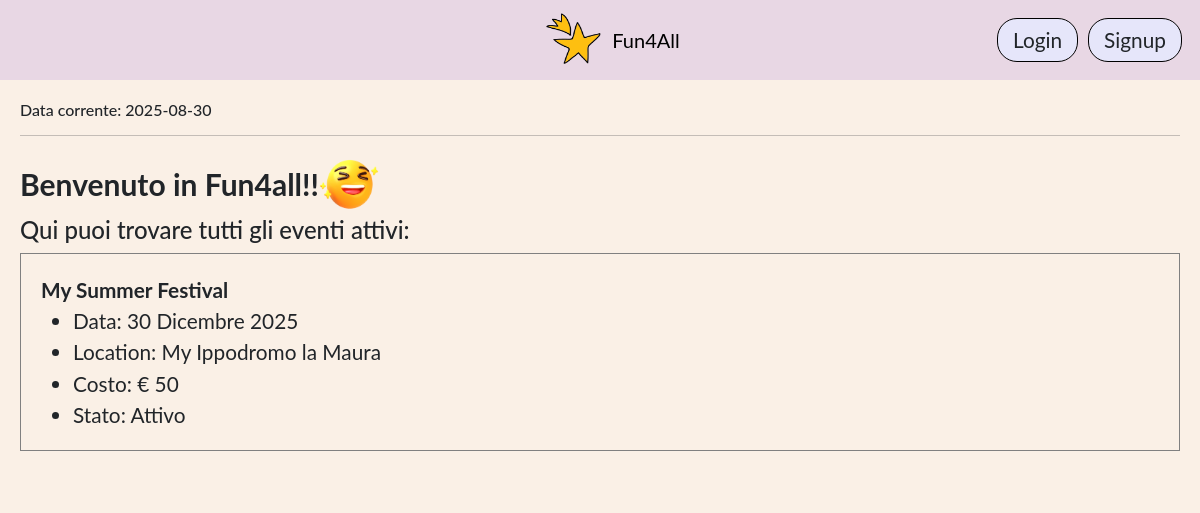
Before: / with the older database file.
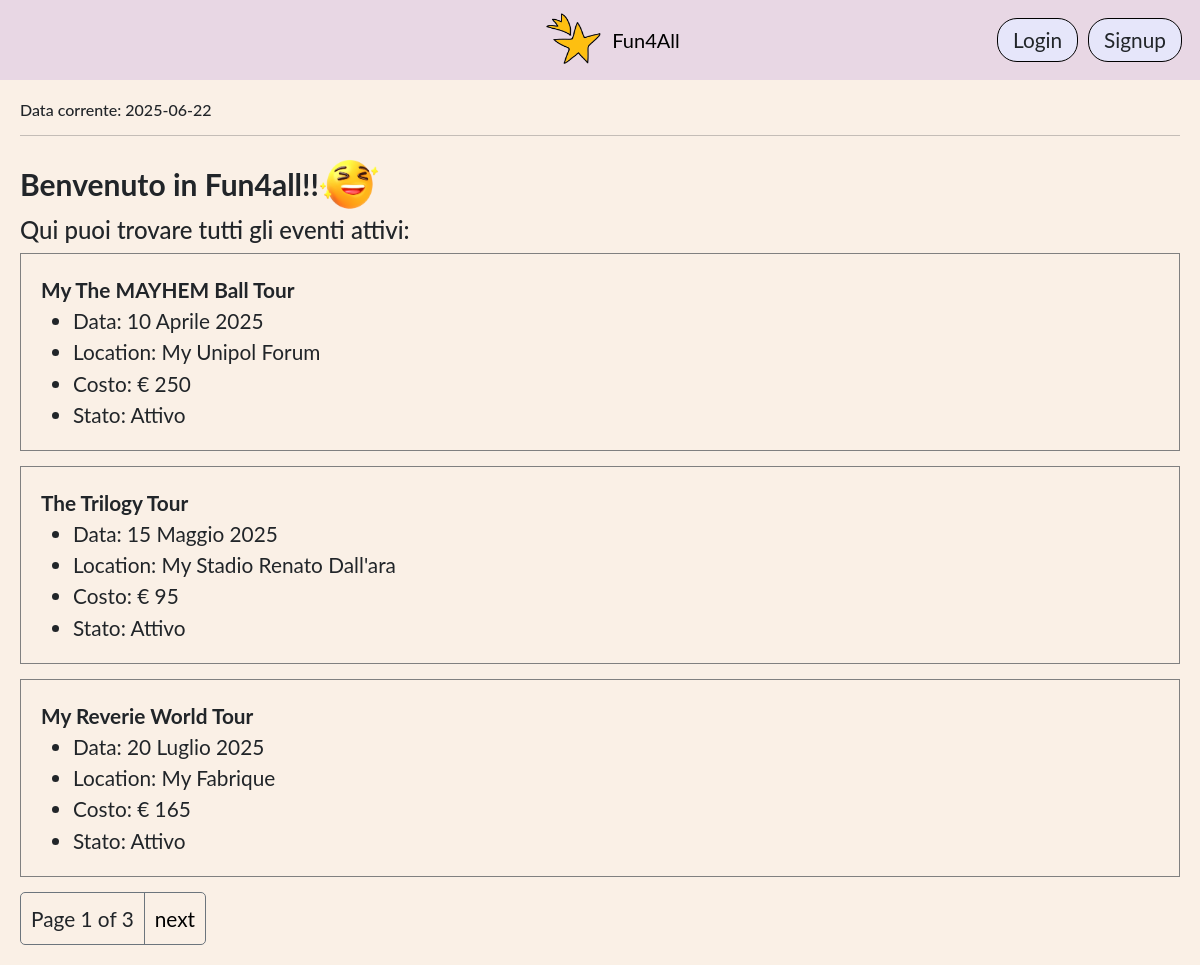
After: the same page with the newer database file.
### app_fun4all/models.py (models this page shows, shortened)
class DataFittizia(models.Model):
    data_fittizia = models.DateField(validators=[valida_data_2025])
    admin = models.ForeignKey(User, on_delete=models.SET_NULL, null=True, blank=True)
    def __str__(self):
        return f"Data corrente: {self.data_fittizia}"
    class Meta:
        verbose_name_plural = 'Data Fittizia'
        permissions = (('can_manage_data_fittizia', 'Can manage Data Fittizia'),)

class Evento(models.Model):
    nome = models.CharField(max_length=80)
    descrizione = models.CharField(max_length=300 ,)
    location = models.ForeignKey(Location, on_delete=models.SET_NULL, null = True, related_name='eventi')
    data_evento = models.DateField(unique=True, validators=[valida_data_2025])
    organizzatore = models.ForeignKey(User, on_delete=models.SET_NULL, null=True, blank=True, related_name='eventi' )
    costo = models.PositiveIntegerField()
    data_corrente = models.ForeignKey(DataFittizia, on_delete=models.PROTECT, blank=True, null = True,related_name='eventi')
    Stato = [
        ('A', 'Attivo'),
        ('C', 'Cancellato dall\'organizzatore'),
        ('S', 'Sospeso per indisponibilità della location'),
        ('F', 'Scaduto e precedente attivo'),
        ('D', 'Scaduto e precededente cancellato'),
    ]
    stato = models.CharField(max_length=1, choices=Stato, default='A')
    class Meta:
        verbose_name_plural = 'Eventi'
        permissions = (('can_manage_evento', 'Can manage evento'),)

class Location(models.Model):
    nome = models.CharField(max_length=50)
    proprietario = models.ForeignKey(User, on_delete=models.SET_NULL, null=True, blank=True, related_name='locations' )
    luogo = models.CharField(max_length=100)
    capienza = models.PositiveIntegerField(validators=[MinValueValidator(1)])
    costo = models.PositiveIntegerField()
    data_apertura = models.DateField(validators=[valida_data_2025])
    data_chiusura = models.DateField(validators=[valida_data_2025])
    data_corrente = models.ForeignKey(DataFittizia, on_delete=models.PROTECT, null=True, blank=True, related_name='locations')
    Stato =[
        ('A', 'Attivo'),
        ('I', 'Inattivo'),
    ]
    stato = models.CharField(max_length=1, choices=Stato, default='A') #choices genera get_stato_display() che restituisce la descrizione dello stato
    class Meta:
        verbose_name_plural = 'Locations'
        permissions = (('can_manage_location', 'Can manage location'),)

### app_fun4all/views.py (the view)
# urls.py: path('', views.HomeListView.as_view(), name='home'),
class HomeListView(generic.ListView): #CBV della Home che mostra gli eventi attivi alla data fittizia
    model = Evento
    template_name = 'index.html'
    context_object_name = 'eventi_attivi'
    paginate_by = 3
    def get_queryset(self):
        return Evento.objects.filter(
                 stato ='A',
                ).order_by("data_evento","nome","location")

### app_fun4all/views.py (called while the page is built)
def data_corrente(request): #FBV che restituisce la data fittizia
    return { 'data_corrente': DataFittizia.objects.first() }

### app_fun4all/templates/index.html
{% extends "base_generic.html"%}
{% load static %}
{% block content %}
    <div style ="display:flex; align-items:center; font-size:30px;"><b>Benvenuto in Fun4all!!</b>
    <img src="{% static 'images/fun.png' %}"  width="60" height="64" class="d-inline-block align-text-top me-2"></div>
    <h4>Qui puoi trovare tutti gli eventi attivi:</h4>
    {% if eventi_attivi %}
        {% for evento in eventi_attivi %}
            <div class="sezione">
            <b>{{ evento.nome }}</b>
            <ul>
                <li>Data: {{ evento.data_evento}}</li>
                <li>Location: {{ evento.location.nome }}</li>
                <li>Costo: € {{ evento.costo }}</li>
                <li>Stato: {{ evento.get_stato_display}}</li>
            </ul>
            </div>
        {% endfor %}
    {% else %}
        <div class="sezione"><h5>Nessun evento attivo.</h5></div>
    {% endif %}
{% endblock %}

### app_fun4all/templates/base_generic.html (shortened to what this page needs)
<!DOCTYPE html>
<html lang="en">
<head>
    {% load static %}
    <link rel="stylesheet" href="https://cdn.jsdelivr.net/npm/bootstrap@5.3.0/dist/css/bootstrap.min.css">
    <link rel="stylesheet" href="{% static 'css/style.css' %}">
    <link rel="stylesheet" href="{% static 'css/home_layout.css' %}">
</head>
<body>
    <div class="box">
        {% block sidebar %}
            <nav class="navbar" style="background-color:rgb(232, 215, 228)">
                <div class="container-fluid d-flex align-items-center">
                    <div class="col-8 text-center">
                        <a class="navbar-brand" href="{% url 'home' %}" style="display:flex;align-items:center;justify-content:center;">
                        <img src="{% static 'images/favicon.png' %}" alt="Logo" width="60" height="54" class="d-inline-block align-text-top me-2">
                        Fun4All
                    </a>
                    </div>
                    <div class="col-2 text-end">
                        {% if user.is_authenticated %}
                        <div class="autent ">
                            <span style="margin-right: 15px; font-weight: bold;"> Utente: {{ user.get_username }}</span>
                            <form style="display:inline" method="post" action="{% url 'logout' %}?next={% url 'home' %}">
                                {% csrf_token %}
                                <button class="btn">Logout</button>
                            </form>
                        </div>
                         {% else %}
                        <div class="autent ">
                            <a class="btn" href="{% url 'resetlogin' request.path %}">Login</a>
                            <a class="btn" href="{% url 'signup' request.path %}">Signup</a>
                        </div>
                        {% endif %}
                    </div>
                </div>
            </nav>
        {% endblock %}
        <div class="contenuto-principale" id="main-content">
            <h6>{{ data_corrente }}</h6>
            <hr>
            {% block content %}{% endblock %}
            {% block pagination %}
                {% if is_paginated %}
                    <div class="pagination">
                        <span style="padding: 10px;">Page {{ page_obj.number }} of {{ page_obj.paginator.num_pages }}</span>
                        {% if page_obj.has_next %}
                            <a style="border-left: 1px solid #6C757D;" href="{{ request.path }}?page={{ page_obj.next_page_number }}">next</a>
                        {% endif %}
                    </div>
                {% endif %}
            {% endblock %}
        </div>
    </div>
</body>
</html>

Changed rows visible on the page:
no longer on this page (row unchanged): Evento: nome "My Summer Festival", data_evento "30 Dicembre 2025", location.nome "My Ippodromo la Maura", costo "50", stato "Attivo"
changed DataFittizia: data_fittizia "Data corrente: 2025-08-30" → "Data corrente: 2025-06-22"
added Evento: nome "My The MAYHEM Ball Tour", data_evento "10 Aprile 2025", location.nome "My Unipol Forum", costo "250", stato "Attivo"
added Evento: nome "The Trilogy Tour", data_evento "15 Maggio 2025", location.nome "My Stadio Renato Dall'ara", costo "95", stato "Attivo"
now on this page (row edited): Evento: nome "My Reverie World Tour", data_evento "20 Luglio 2025", location.nome "My Fabrique", costo "165", stato "Attivo"
Other visible differences:
{{ page_obj.number }}: (not shown) → "1"
{{ page_obj.paginator.num_pages }}: (not shown) → "3"
text now shown: "Page of next"
